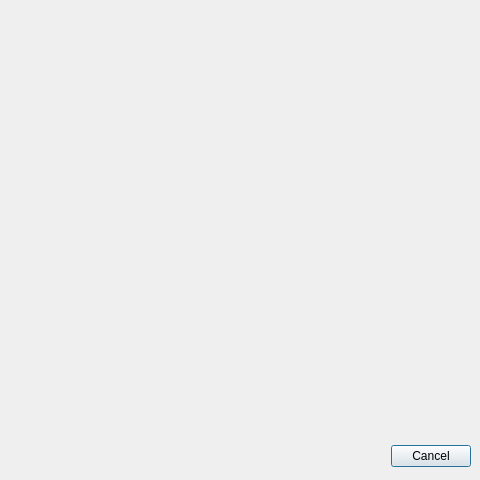
<?xml version="1.0" encoding="UTF-8"?>
<ui version="4.0">
 <class>Dialog</class>
 <widget class="QDialog" name="Dialog">
  <property name="geometry">
   <rect>
    <x>0</x>
    <y>0</y>
    <width>480</width>
    <height>480</height>
   </rect>
  </property>
  <property name="sizePolicy">
   <sizepolicy hsizetype="Fixed" vsizetype="Fixed">
    <horstretch>0</horstretch>
    <verstretch>0</verstretch>
   </sizepolicy>
  </property>
  <property name="minimumSize">
   <size>
    <width>480</width>
    <height>480</height>
   </size>
  </property>
  <property name="maximumSize">
   <size>
    <width>480</width>
    <height>480</height>
   </size>
  </property>
  <property name="windowTitle">
   <string>ML FaceMask Help</string>
  </property>
  <widget class="QDialogButtonBox" name="buttonBox">
   <property name="geometry">
    <rect>
     <x>130</x>
     <y>440</y>
     <width>341</width>
     <height>32</height>
    </rect>
   </property>
   <property name="orientation">
    <enum>Qt::Horizontal</enum>
   </property>
   <property name="standardButtons">
    <set>QDialogButtonBox::Cancel</set>
   </property>
  </widget>
 </widget>
 <resources/>
 <connections>
  <connection>
   <sender>buttonBox</sender>
   <signal>rejected()</signal>
   <receiver>Dialog</receiver>
   <slot>reject()</slot>
   <hints>
    <hint type="sourcelabel">
     <x>316</x>
     <y>260</y>
    </hint>
    <hint type="destinationlabel">
     <x>286</x>
     <y>274</y>
    </hint>
   </hints>
  </connection>
  <connection>
   <sender>buttonBox</sender>
   <signal>accepted()</signal>
   <receiver>Dialog</receiver>
   <slot>accept()</slot>
   <hints>
    <hint type="sourcelabel">
     <x>248</x>
     <y>254</y>
    </hint>
    <hint type="destinationlabel">
     <x>157</x>
     <y>274</y>
    </hint>
   </hints>
  </connection>
 </connections>
</ui>
